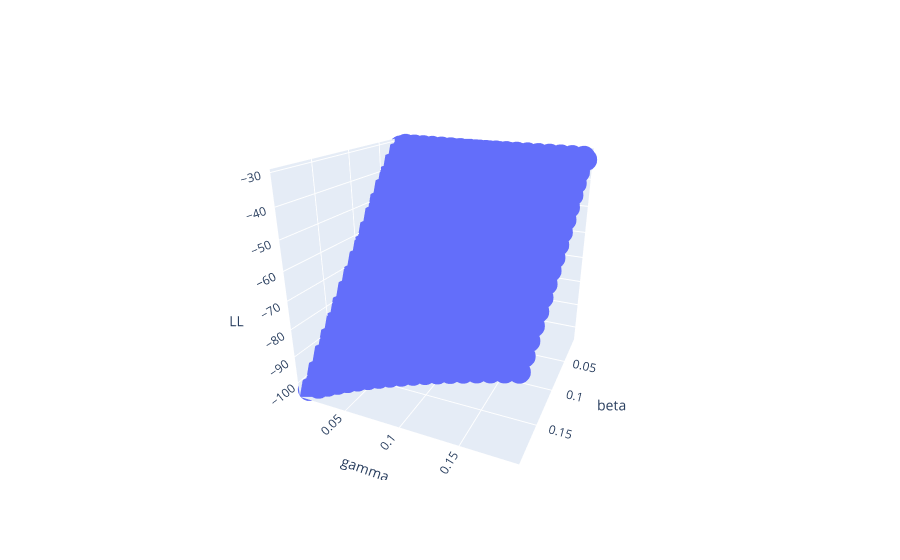

Here is the notebook cell this chart was saved with:
### Markdown cell above
Converting the list of lists to a matrix, then a dataframe and, fianally plotting:

### Code cell
gendata = np.array(gendat)
# creating a dataframe
import pandas as pd
dict = {'beta': gendata[0,:], 'gamma': gendata[1,:], 'LL': gendata[2,:]} 
gendf = pd.DataFrame(dict)

# plotting
import plotly.express as px
# Plotting the figure
fig = px.scatter_3d(gendf, x = 'beta',
                    y = 'gamma',
                    z = 'LL',)
 
fig.show()

### Figure 1 — Plotly figure (JSON) as saved in the notebook; plotly's stock layout.template omitted (floating-point values rounded to 4 significant figures; data arrays with more than 128 entries replaced by an {"elided": "..."} marker saying what was removed)
{"data": [{"hovertemplate": "beta=%{x}<br>gamma=%{y}<br>LL=%{z}<extra></extra>", "legendgroup": "", "marker": {"color": "#636efa", "symbol": "circle"}, "mode": "markers", "name": "", "scene": "scene", "showlegend": false, "type": "scatter3d", "x": {"elided": "361 float values"}, "y": {"elided": "361 float values"}, "z": {"elided": "361 float values"}}], "layout": {"autosize": true, "legend": {"tracegroupgap": 0}, "margin": {"t": 60}, "scene": {"aspectmode": "auto", "aspectratio": {"x": 1, "y": 1, "z": 1}, "camera": {"center": {"x": 0, "y": 0, "z": 0}, "eye": {"x": 1.929, "y": 0.8612, "z": 0.8535}, "projection": {"type": "perspective"}, "up": {"x": 0, "y": 0, "z": 1}}, "domain": {"x": [0, 1], "y": [0, 1]}, "xaxis": {"title": {"text": "beta"}, "type": "linear"}, "yaxis": {"title": {"text": "gamma"}, "type": "linear"}, "zaxis": {"title": {"text": "LL"}, "type": "linear"}}}}
